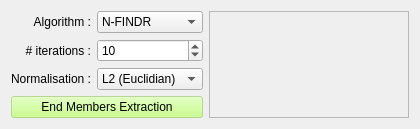
            <widget class="QWidget" name="Automatic">
             <layout class="QGridLayout" name="gridLayout_5">
              <item row="1" column="2">
               <widget class="QComboBox" name="comboBox_endmembers_auto_algo">
                <property name="toolTip">
                 <string>Choose between supervised segmentation (need selection first) or Unsupervised (Clusterisation)</string>
                </property>
                <item>
                 <property name="text">
                  <string>N-FINDR</string>
                 </property>
                </item>
                <item>
                 <property name="text">
                  <string>ATGP</string>
                 </property>
                </item>
               </widget>
              </item>
              <item row="3" column="1">
               <widget class="QLabel" name="label_normalisation">
                <property name="maximumSize">
                 <size>
                  <width>16777215</width>
                  <height>20</height>
                 </size>
                </property>
                <property name="text">
                 <string>Normalisation :</string>
                </property>
                <property name="alignment">
                 <set>Qt::AlignRight|Qt::AlignTrailing|Qt::AlignVCenter</set>
                </property>
               </widget>
              </item>
              <item row="2" column="2">
               <widget class="QSpinBox" name="niter_box">
                <property name="toolTip">
                 <string>Number of class to segment. Another class will be added in supervised mode if threashold not at maximum.</string>
                </property>
                <property name="minimum">
                 <number>2</number>
                </property>
                <property name="maximum">
                 <number>100</number>
                </property>
                <property name="value">
                 <number>10</number>
                </property>
               </widget>
              </item>
              <item row="2" column="1">
               <widget class="QLabel" name="label_n_iteration">
                <property name="text">
                 <string># iterations :</string>
                </property>
                <property name="alignment">
                 <set>Qt::AlignRight|Qt::AlignTrailing|Qt::AlignVCenter</set>
                </property>
               </widget>
              </item>
              <item row="1" column="1">
               <widget class="QLabel" name="label_auto_algo">
                <property name="text">
                 <string>Algorithm :</string>
                </property>
                <property name="alignment">
                 <set>Qt::AlignRight|Qt::AlignTrailing|Qt::AlignVCenter</set>
                </property>
               </widget>
              </item>
              <item row="3" column="2">
               <widget class="QComboBox" name="comboBox_normalisation">
                <property name="sizePolicy">
                 <sizepolicy hsizetype="Expanding" vsizetype="Fixed">
                  <horstretch>0</horstretch>
                  <verstretch>0</verstretch>
                 </sizepolicy>
                </property>
                <property name="toolTip">
                 <string>Choose distance for supervised classification</string>
                </property>
                <item>
                 <property name="text">
                  <string>L2 (Euclidian)</string>
                 </property>
                </item>
                <item>
                 <property name="text">
                  <string>L1 (Sum=1)</string>
                 </property>
                </item>
                <item>
                 <property name="text">
                  <string>None</string>
                 </property>
                </item>
               </widget>
              </item>
              <item row="1" column="3" rowspan="4">
               <widget class="QScrollArea" name="scrollArea_3">
                <property name="minimumSize">
                 <size>
                  <width>200</width>
                  <height>0</height>
                 </size>
                </property>
                <property name="widgetResizable">
                 <bool>true</bool>
                </property>
                <widget class="QWidget" name="scrollAreaWidgetContents_3">
                 <property name="geometry">
                  <rect>
                   <x>0</x>
                   <y>0</y>
                   <width>181</width>
                   <height>20</height>
                  </rect>
                 </property>
                 <layout class="QVBoxLayout" name="verticalLayout_6">
                  <item>
                   <layout class="QFormLayout" name="formLayout_em_auto"/>
                  </item>
                 </layout>
                </widget>
               </widget>
              </item>
              <item row="4" column="1" colspan="2">
               <widget class="QPushButton" name="run_btn">
                <property name="toolTip">
                 <string>Lauch segmentation with parameters</string>
                </property>
                <property name="styleSheet">
                 <string notr="true">background-color: rgba(186, 255, 112, 125);</string>
                </property>
                <property name="text">
                 <string>End Members Extraction</string>
                </property>
               </widget>
              </item>
             </layout>
            </widget>
